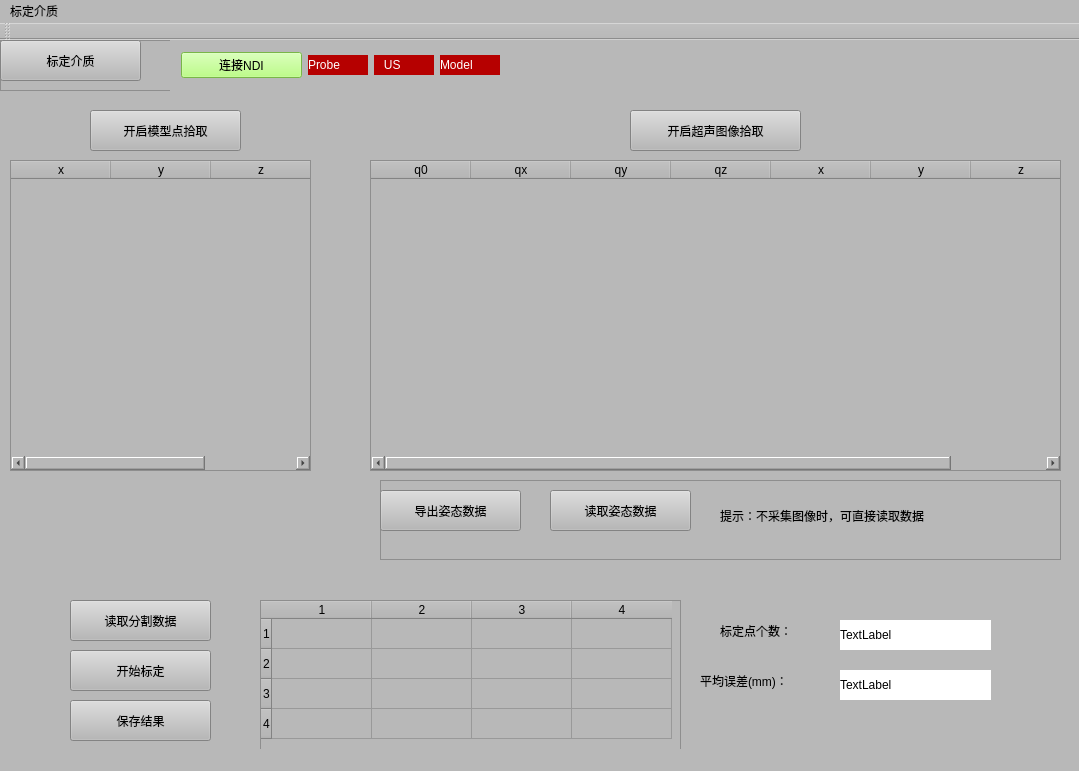
<?xml version="1.0" encoding="UTF-8"?>
<ui version="4.0">
 <class>CalibrationAppClass</class>
 <widget class="QMainWindow" name="CalibrationAppClass">
  <property name="geometry">
   <rect>
    <x>0</x>
    <y>0</y>
    <width>1079</width>
    <height>771</height>
   </rect>
  </property>
  <property name="windowTitle">
   <string>CalibrationApp</string>
  </property>
  <property name="styleSheet">
   <string notr="true">background-color: rgb(184, 184, 184);</string>
  </property>
  <widget class="QWidget" name="centralWidget">
   <widget class="QPushButton" name="point_picker">
    <property name="geometry">
     <rect>
      <x>90</x>
      <y>70</y>
      <width>151</width>
      <height>41</height>
     </rect>
    </property>
    <property name="styleSheet">
     <string notr="true">font: 75 14pt &quot;微软雅黑&quot;;</string>
    </property>
    <property name="text">
     <string>开启模型点拾取</string>
    </property>
   </widget>
   <widget class="QTableWidget" name="tableWidget">
    <property name="geometry">
     <rect>
      <x>10</x>
      <y>120</y>
      <width>301</width>
      <height>311</height>
     </rect>
    </property>
    <property name="columnCount">
     <number>3</number>
    </property>
    <column>
     <property name="text">
      <string>x</string>
     </property>
    </column>
    <column>
     <property name="text">
      <string>y</string>
     </property>
    </column>
    <column>
     <property name="text">
      <string>z</string>
     </property>
    </column>
   </widget>
   <widget class="QFrame" name="frame">
    <property name="geometry">
     <rect>
      <x>0</x>
      <y>0</y>
      <width>381</width>
      <height>51</height>
     </rect>
    </property>
    <property name="frameShape">
     <enum>QFrame::StyledPanel</enum>
    </property>
    <property name="frameShadow">
     <enum>QFrame::Raised</enum>
    </property>
    <widget class="QPushButton" name="Do_cal">
     <property name="geometry">
      <rect>
       <x>0</x>
       <y>0</y>
       <width>141</width>
       <height>41</height>
      </rect>
     </property>
     <property name="styleSheet">
      <string notr="true">font: 75 14pt &quot;微软雅黑&quot;;</string>
     </property>
     <property name="text">
      <string>标定介质</string>
     </property>
    </widget>
   </widget>
   <widget class="QTableWidget" name="tableWidget_2">
    <property name="geometry">
     <rect>
      <x>370</x>
      <y>120</y>
      <width>691</width>
      <height>311</height>
     </rect>
    </property>
    <column>
     <property name="text">
      <string>q0</string>
     </property>
    </column>
    <column>
     <property name="text">
      <string>qx</string>
     </property>
    </column>
    <column>
     <property name="text">
      <string>qy</string>
     </property>
    </column>
    <column>
     <property name="text">
      <string>qz</string>
     </property>
    </column>
    <column>
     <property name="text">
      <string>x</string>
     </property>
    </column>
    <column>
     <property name="text">
      <string>y</string>
     </property>
    </column>
    <column>
     <property name="text">
      <string>z</string>
     </property>
    </column>
   </widget>
   <widget class="QTableWidget" name="tableWidget_3">
    <property name="geometry">
     <rect>
      <x>260</x>
      <y>560</y>
      <width>421</width>
      <height>151</height>
     </rect>
    </property>
    <row>
     <property name="text">
      <string>1</string>
     </property>
    </row>
    <row>
     <property name="text">
      <string>2</string>
     </property>
    </row>
    <row>
     <property name="text">
      <string>3</string>
     </property>
    </row>
    <row>
     <property name="text">
      <string>4</string>
     </property>
    </row>
    <column>
     <property name="text">
      <string>1</string>
     </property>
    </column>
    <column>
     <property name="text">
      <string>2</string>
     </property>
    </column>
    <column>
     <property name="text">
      <string>3</string>
     </property>
    </column>
    <column>
     <property name="text">
      <string>4</string>
     </property>
    </column>
   </widget>
   <widget class="QPushButton" name="Do_calibration">
    <property name="geometry">
     <rect>
      <x>70</x>
      <y>610</y>
      <width>141</width>
      <height>41</height>
     </rect>
    </property>
    <property name="styleSheet">
     <string notr="true">font: 75 14pt &quot;微软雅黑&quot;;</string>
    </property>
    <property name="text">
     <string>开始标定</string>
    </property>
   </widget>
   <widget class="QPushButton" name="Seg_Reader">
    <property name="geometry">
     <rect>
      <x>70</x>
      <y>560</y>
      <width>141</width>
      <height>41</height>
     </rect>
    </property>
    <property name="styleSheet">
     <string notr="true">font: 75 14pt &quot;微软雅黑&quot;;</string>
    </property>
    <property name="text">
     <string>读取分割数据</string>
    </property>
   </widget>
   <widget class="QPushButton" name="US_picker">
    <property name="geometry">
     <rect>
      <x>630</x>
      <y>70</y>
      <width>171</width>
      <height>41</height>
     </rect>
    </property>
    <property name="styleSheet">
     <string notr="true">font: 75 14pt &quot;微软雅黑&quot;;</string>
    </property>
    <property name="text">
     <string>开启超声图像拾取</string>
    </property>
   </widget>
   <widget class="QLabel" name="label_error">
    <property name="geometry">
     <rect>
      <x>700</x>
      <y>630</y>
      <width>141</width>
      <height>21</height>
     </rect>
    </property>
    <property name="styleSheet">
     <string notr="true">font: 75 14pt &quot;微软雅黑&quot;;</string>
    </property>
    <property name="text">
     <string>平均误差(mm)：</string>
    </property>
   </widget>
   <widget class="QLabel" name="label_num">
    <property name="geometry">
     <rect>
      <x>720</x>
      <y>580</y>
      <width>111</width>
      <height>21</height>
     </rect>
    </property>
    <property name="styleSheet">
     <string notr="true">font: 75 14pt &quot;微软雅黑&quot;;</string>
    </property>
    <property name="text">
     <string>标定点个数：</string>
    </property>
   </widget>
   <widget class="QLabel" name="pointnum">
    <property name="geometry">
     <rect>
      <x>840</x>
      <y>580</y>
      <width>151</width>
      <height>30</height>
     </rect>
    </property>
    <property name="styleSheet">
     <string notr="true">font: 20pt &quot;微软雅黑&quot;;
color: rgb(0,0,0);
background-color: rgb(255, 255, 255);</string>
    </property>
    <property name="text">
     <string>TextLabel</string>
    </property>
   </widget>
   <widget class="QLabel" name="meanerror">
    <property name="geometry">
     <rect>
      <x>840</x>
      <y>630</y>
      <width>151</width>
      <height>30</height>
     </rect>
    </property>
    <property name="styleSheet">
     <string notr="true">font: 20pt &quot;微软雅黑&quot;;
color: rgb(0,0,0);
background-color: rgb(255, 255, 255);</string>
    </property>
    <property name="text">
     <string>TextLabel</string>
    </property>
   </widget>
   <widget class="QWidget" name="layoutWidget">
    <property name="geometry">
     <rect>
      <x>170</x>
      <y>0</y>
      <width>341</width>
      <height>51</height>
     </rect>
    </property>
    <layout class="QHBoxLayout" name="horizontalLayout">
     <item>
      <widget class="QPushButton" name="connect_ndi">
       <property name="styleSheet">
        <string notr="true">background-color: rgb(170, 255, 101);
font: 75 14pt &quot;微软雅黑&quot;;</string>
       </property>
       <property name="text">
        <string>连接NDI</string>
       </property>
      </widget>
     </item>
     <item>
      <widget class="QLabel" name="probe_DRO">
       <property name="minimumSize">
        <size>
         <width>20</width>
         <height>20</height>
        </size>
       </property>
       <property name="maximumSize">
        <size>
         <width>60</width>
         <height>20</height>
        </size>
       </property>
       <property name="styleSheet">
        <string notr="true">background-color: rgb(182, 0, 0);
font: 75 14pt &quot;微软雅黑&quot;;
color: rgb(255, 255, 255);</string>
       </property>
       <property name="text">
        <string>Probe</string>
       </property>
      </widget>
     </item>
     <item>
      <widget class="QLabel" name="US_DRO">
       <property name="minimumSize">
        <size>
         <width>20</width>
         <height>20</height>
        </size>
       </property>
       <property name="maximumSize">
        <size>
         <width>60</width>
         <height>20</height>
        </size>
       </property>
       <property name="styleSheet">
        <string notr="true">background-color: rgb(182, 0, 0);
font: 75 14pt &quot;微软雅黑&quot;;
color: rgb(255, 255, 255);</string>
       </property>
       <property name="text">
        <string>   US</string>
       </property>
      </widget>
     </item>
     <item>
      <widget class="QLabel" name="M_DRO">
       <property name="minimumSize">
        <size>
         <width>20</width>
         <height>20</height>
        </size>
       </property>
       <property name="maximumSize">
        <size>
         <width>60</width>
         <height>20</height>
        </size>
       </property>
       <property name="styleSheet">
        <string notr="true">background-color: rgb(182, 0, 0);
font: 75 14pt &quot;微软雅黑&quot;;
color: rgb(255, 255, 255);</string>
       </property>
       <property name="text">
        <string>Model</string>
       </property>
      </widget>
     </item>
    </layout>
   </widget>
   <widget class="QFrame" name="frame_2">
    <property name="geometry">
     <rect>
      <x>380</x>
      <y>440</y>
      <width>681</width>
      <height>80</height>
     </rect>
    </property>
    <property name="frameShape">
     <enum>QFrame::StyledPanel</enum>
    </property>
    <property name="frameShadow">
     <enum>QFrame::Raised</enum>
    </property>
    <widget class="QPushButton" name="Trans_Output">
     <property name="geometry">
      <rect>
       <x>0</x>
       <y>10</y>
       <width>141</width>
       <height>41</height>
      </rect>
     </property>
     <property name="styleSheet">
      <string notr="true">font: 75 14pt &quot;微软雅黑&quot;;</string>
     </property>
     <property name="text">
      <string>导出姿态数据</string>
     </property>
    </widget>
    <widget class="QPushButton" name="Trans_Reader">
     <property name="geometry">
      <rect>
       <x>170</x>
       <y>10</y>
       <width>141</width>
       <height>41</height>
      </rect>
     </property>
     <property name="styleSheet">
      <string notr="true">font: 75 14pt &quot;微软雅黑&quot;;</string>
     </property>
     <property name="text">
      <string>读取姿态数据</string>
     </property>
    </widget>
    <widget class="QLabel" name="label_num_2">
     <property name="geometry">
      <rect>
       <x>340</x>
       <y>10</y>
       <width>331</width>
       <height>51</height>
      </rect>
     </property>
     <property name="styleSheet">
      <string notr="true">font: 75 14pt &quot;微软雅黑&quot;;</string>
     </property>
     <property name="text">
      <string>提示：不采集图像时，可直接读取数据</string>
     </property>
    </widget>
   </widget>
   <widget class="QPushButton" name="saveresult">
    <property name="geometry">
     <rect>
      <x>70</x>
      <y>660</y>
      <width>141</width>
      <height>41</height>
     </rect>
    </property>
    <property name="styleSheet">
     <string notr="true">font: 75 14pt &quot;微软雅黑&quot;;</string>
    </property>
    <property name="text">
     <string>保存结果</string>
    </property>
   </widget>
  </widget>
  <widget class="QMenuBar" name="menuBar">
   <property name="geometry">
    <rect>
     <x>0</x>
     <y>0</y>
     <width>1079</width>
     <height>23</height>
    </rect>
   </property>
   <widget class="QMenu" name="menu">
    <property name="title">
     <string>标定介质</string>
    </property>
   </widget>
   <addaction name="menu"/>
  </widget>
  <widget class="QToolBar" name="mainToolBar">
   <attribute name="toolBarArea">
    <enum>TopToolBarArea</enum>
   </attribute>
   <attribute name="toolBarBreak">
    <bool>false</bool>
   </attribute>
  </widget>
  <widget class="QStatusBar" name="statusBar"/>
 </widget>
 <layoutdefault spacing="6" margin="11"/>
 <resources>
  <include location="CalibrationApp.qrc"/>
 </resources>
 <connections/>
</ui>
